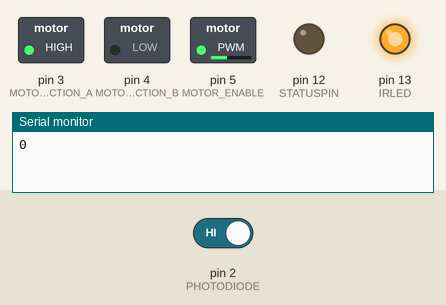
Simulated run of this sketch. Board: Arduino Uno, built with avr-gcc and run on an emulated ATmega328P. On the bench: switched loads named in the sketch (green lamp = pin HIGH), output pins drawn as LEDs (lit = HIGH), the last lines printed to the serial monitor. The inputs (shaded band) are chosen by the test bench; at power-on: pin 2 (PHOTODIODE) HIGH.

Above: at 1.2 s.
1.3 s: pin 2 (PHOTODIODE) driven LOW
At 2.8 s:
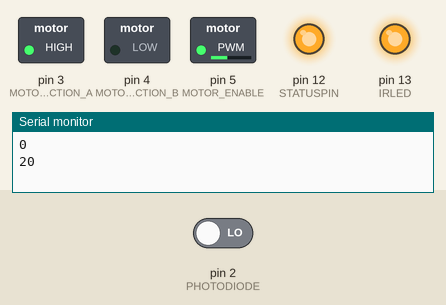
Timing chart, 0 to 18.5 s (numbered marks = the images above; inputs shaded):
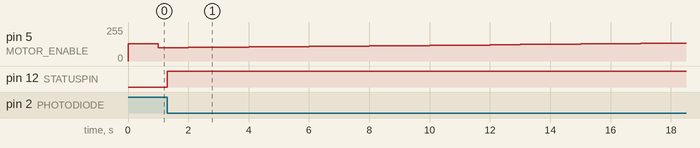

The sketch:

tacho.ino
```cpp
/*
 * Optical Tachometer
 *
 *
 * This is sort of a combination of the code found in http://www.instructables.com/id/Arduino-Based-Optical-Tachometer/
 * and the DC motor starter code provided with the Elegoo UNO Super Starter Kit: https://www.elegoo.com/blogs/arduino-projects/elegoo-uno-project-super-starter-kit-tutorial
 *
 */

#define PHOTODIODE 2
#define STATUSPIN 12
#define IRLED 13

#define MOTOR_ENABLE 5
#define MOTOR_DIRECTION_A 3
#define MOTOR_DIRECTION_B 4

volatile int rpmcount;
volatile int status;

unsigned int rpm;
unsigned long timeold;

 void rpm_fun()
 {
   //Each rotation, this interrupt function is run twice, so take that into consideration for
   //calculating RPM
   //Update count
    rpmcount++;

   //Toggle status LED
   if (status == LOW) {
     status = HIGH;
   } else {
     status = LOW;
   }
   digitalWrite(STATUSPIN, status);
 }

void setup()
 {
   Serial.begin(9600);
   //Interrupt 0 is digital pin 2, so that is where the IR detector is connected
   //Triggers on FALLING (change from HIGH to LOW)
   attachInterrupt(digitalPinToInterrupt(PHOTODIODE), rpm_fun, FALLING);

   //Turn on IR LED
   pinMode(IRLED, OUTPUT);
   digitalWrite(IRLED, HIGH);

   //Use statusPin to flash along with interrupts
   pinMode(STATUSPIN, OUTPUT);

    // Enable the pins for the motor
    pinMode(MOTOR_ENABLE,OUTPUT);
    pinMode(MOTOR_DIRECTION_A,OUTPUT);
    pinMode(MOTOR_DIRECTION_B,OUTPUT);

    // Set the spinning direction.
    digitalWrite(MOTOR_DIRECTION_A, HIGH);
    digitalWrite(MOTOR_DIRECTION_B, LOW);

    // Set the motor speed.
    analogWrite(MOTOR_ENABLE, 128);

   rpmcount = 0;
   rpm = 0;
   timeold = 0;
   status = LOW;
 }

 unsigned int speed = 0;

 void loop()
 {
   //Update RPM every second
   delay(1000);
   //Don't process interrupts during calculations
   detachInterrupt(digitalPinToInterrupt(PHOTODIODE));

   // Cast things to float to prevent truncation randomly causing false 0 rpm readings.
   rpm = (unsigned int)((float)20000/(float)(millis() - timeold)*(float)rpmcount);
   timeold = millis();
   rpmcount = 0;

   //Write it out to serial port
   Serial.println(rpm,DEC);

   //Restart the interrupt processing
   attachInterrupt(digitalPinToInterrupt(PHOTODIODE), rpm_fun, FALLING);

   analogWrite(MOTOR_ENABLE, speed+100);
   speed = (speed + 2) % 155;
  }
```

Measured:
- after the input at 1.3 s, pin 12 (STATUSPIN): LOW → HIGH at once
